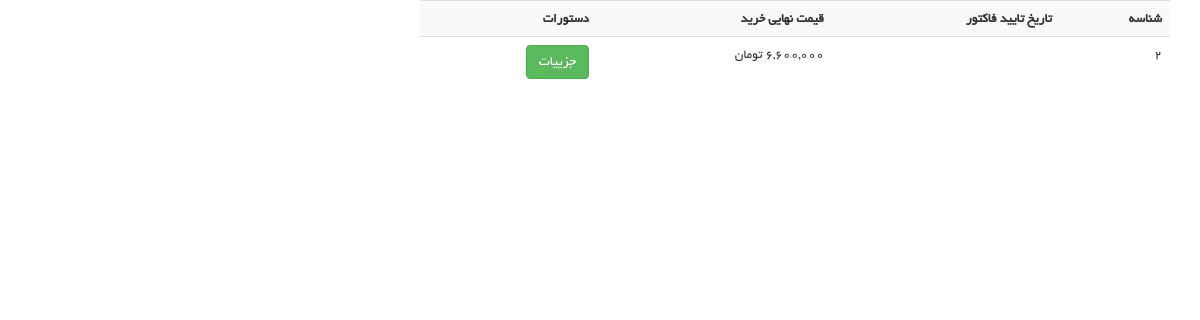
The page /user/my-shoppings (signed in) on the database as committed earlier.
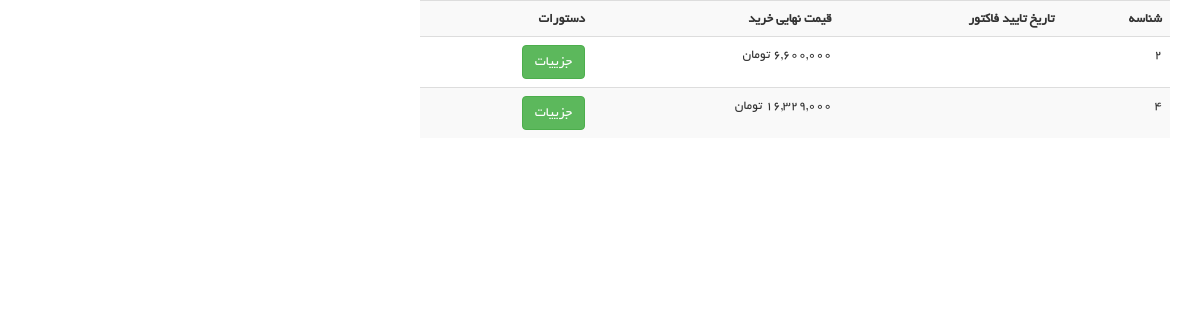
The same page on the database as committed later.
### order_module/models.py (models this page shows, shortened)
class Order(models.Model):
    user = models.ForeignKey(
        User, on_delete=models.CASCADE, verbose_name='کاربر')
    is_paid = models.BooleanField(verbose_name='نهایی شده/نشده')
    payment_date = models.DateField(
        null=True, blank=True, verbose_name='تاریخ پرداخت')
    def calculate_total_price(self):
        total_amount = 0
        if self.is_paid:
            for order_detail in self.orderdetail_set.all():
                total_amount += order_detail.final_price * order_detail.count
        else:
            for order_detail in self.orderdetail_set.all():
                total_amount += order_detail.product.price * order_detail.count
        return total_amount
    class Meta:
        verbose_name = 'سبد خرید'
        verbose_name_plural = 'سبدهای خرید کاربران'

class OrderDetail(models.Model):
    order = models.ForeignKey(
        Order, on_delete=models.CASCADE, verbose_name='سبد خرید')
    product = models.ForeignKey(
        Product, on_delete=models.CASCADE, verbose_name='محصول')
    final_price = models.IntegerField(
        null=True, blank=True, verbose_name='قیمت نهایی تکی محصول')
    count = models.IntegerField(verbose_name='تعداد')
    class Meta:
        verbose_name = 'جزییات سبد خرید'
        verbose_name_plural = 'لیست جزییات سبدهای خرید'

### user_panel_module/views.py (the view)
# urls.py: path('my-shoppings', views.MyShopping.as_view(), name='user_shopping_page'),
@method_decorator(login_required, name='dispatch')
class MyShopping(ListView):
    model = Order
    template_name = 'user_panel_module/user_shopping.html'
    def get_queryset(self):
        queryset = super().get_queryset()
        request: HttpRequest = self.request
        queryset = queryset.filter(user_id=request.user.id, is_paid=True)
        return queryset

### polls/templatetags/poll_extras.py (called while the page is built)
@register.filter(name='show_jalali_date')
def show_jalali_date(value):
    return date2jalali(value)

@register.filter(name='three_digits_currency')
def three_digits_currency(value: int):
    return '{:,}'.format(value) + ' تومان'

### user_panel_module/templates/user_panel_module/user_shopping.html (shortened to what this page needs)
{% extends 'shared/_layout.html' %}
{% load render_partial %}
{% load poll_extras %}
{% block content %}
    <div class="container">
        <div class="row">
            <div class="col-md-8">
                <table class="table table-responsive table-hover table-striped">
                    <tr>
                        <th class="text-right">شناسه</th>
                        <th class="text-right">تاریخ تایید فاکتور</th>
                        <th class="text-right">قیمت نهایی خرید</th>
                        <th class="text-right">دستورات</th>
                    </tr>
                    {% for order in object_list %}
                        <tr>
                            <td class="text-right">{{ order.id }}</td>
                            <td class="text-right">
                            </td>
                            <td class="text-right">
                                {{ order.calculate_total_price | three_digits_currency }}
                            </td>
                            <td>
                                <a href="{% url 'user_shopping_detail_page' order_id=order.id %}" class="btn btn-success">جزییات</a>
                            </td>
                        </tr>
                    {% endfor %}
                </table>
            </div>
        </div>
    </div>
{% endblock %}

Rows that differ between the two databases and show on the page:
added Order: id "4", calculate_total_price|three_digits_currency "16,329,000 تومان"
